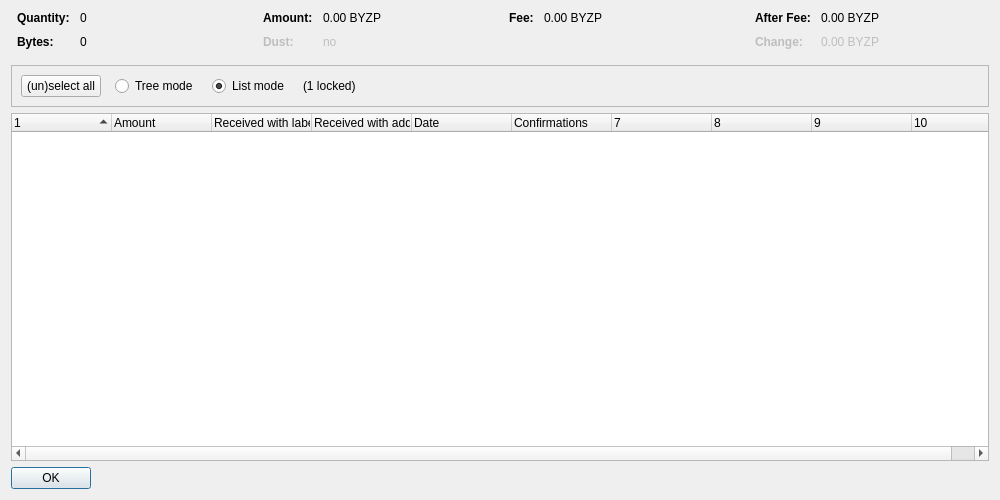
<?xml version="1.0" encoding="UTF-8"?>
<ui version="4.0">
 <class>CoinControlDialog</class>
 <widget class="QDialog" name="CoinControlDialog">
  <property name="geometry">
   <rect>
    <x>0</x>
    <y>0</y>
    <width>1000</width>
    <height>500</height>
   </rect>
  </property>
  <property name="windowTitle">
   <string>Coin Selection</string>
  </property>
  <layout class="QVBoxLayout" name="verticalLayout">
   <item>
    <layout class="QHBoxLayout" name="horizontalLayoutTop" stretch="0,0,0,0">
     <property name="topMargin">
      <number>0</number>
     </property>
     <property name="bottomMargin">
      <number>10</number>
     </property>
     <item>
      <layout class="QFormLayout" name="formLayoutCoinControl1">
       <property name="horizontalSpacing">
        <number>10</number>
       </property>
       <property name="verticalSpacing">
        <number>10</number>
       </property>
       <property name="leftMargin">
        <number>6</number>
       </property>
       <property name="rightMargin">
        <number>6</number>
       </property>
       <item row="0" column="0">
        <widget class="QLabel" name="labelCoinControlQuantityText">
         <property name="font">
          <font>
           <weight>75</weight>
           <bold>true</bold>
          </font>
         </property>
         <property name="text">
          <string>Quantity:</string>
         </property>
        </widget>
       </item>
       <item row="0" column="1">
        <widget class="QLabel" name="labelCoinControlQuantity">
         <property name="cursor">
          <cursorShape>IBeamCursor</cursorShape>
         </property>
         <property name="contextMenuPolicy">
          <enum>Qt::ActionsContextMenu</enum>
         </property>
         <property name="text">
          <string notr="true">0</string>
         </property>
         <property name="textInteractionFlags">
          <set>Qt::LinksAccessibleByMouse|Qt::TextSelectableByKeyboard|Qt::TextSelectableByMouse</set>
         </property>
        </widget>
       </item>
       <item row="1" column="0">
        <widget class="QLabel" name="labelCoinControlBytesText">
         <property name="font">
          <font>
           <weight>75</weight>
           <bold>true</bold>
          </font>
         </property>
         <property name="text">
          <string>Bytes:</string>
         </property>
        </widget>
       </item>
       <item row="1" column="1">
        <widget class="QLabel" name="labelCoinControlBytes">
         <property name="cursor">
          <cursorShape>IBeamCursor</cursorShape>
         </property>
         <property name="contextMenuPolicy">
          <enum>Qt::ActionsContextMenu</enum>
         </property>
         <property name="text">
          <string notr="true">0</string>
         </property>
         <property name="textInteractionFlags">
          <set>Qt::LinksAccessibleByMouse|Qt::TextSelectableByKeyboard|Qt::TextSelectableByMouse</set>
         </property>
        </widget>
       </item>
      </layout>
     </item>
     <item>
      <layout class="QFormLayout" name="formLayoutCoinControl2">
       <property name="horizontalSpacing">
        <number>10</number>
       </property>
       <property name="verticalSpacing">
        <number>10</number>
       </property>
       <property name="leftMargin">
        <number>6</number>
       </property>
       <property name="rightMargin">
        <number>6</number>
       </property>
       <item row="0" column="0">
        <widget class="QLabel" name="labelCoinControlAmountText">
         <property name="font">
          <font>
           <weight>75</weight>
           <bold>true</bold>
          </font>
         </property>
         <property name="text">
          <string>Amount:</string>
         </property>
        </widget>
       </item>
       <item row="0" column="1">
        <widget class="QLabel" name="labelCoinControlAmount">
         <property name="cursor">
          <cursorShape>IBeamCursor</cursorShape>
         </property>
         <property name="contextMenuPolicy">
          <enum>Qt::ActionsContextMenu</enum>
         </property>
         <property name="text">
          <string notr="true">0.00 BYZP</string>
         </property>
         <property name="textInteractionFlags">
          <set>Qt::LinksAccessibleByMouse|Qt::TextSelectableByKeyboard|Qt::TextSelectableByMouse</set>
         </property>
        </widget>
       </item>
       <item row="1" column="0">
        <widget class="QLabel" name="labelCoinControlLowOutputText">
         <property name="enabled">
          <bool>false</bool>
         </property>
         <property name="font">
          <font>
           <weight>75</weight>
           <bold>true</bold>
          </font>
         </property>
         <property name="text">
          <string>Dust:</string>
         </property>
        </widget>
       </item>
       <item row="1" column="1">
        <widget class="QLabel" name="labelCoinControlLowOutput">
         <property name="enabled">
          <bool>false</bool>
         </property>
         <property name="cursor">
          <cursorShape>IBeamCursor</cursorShape>
         </property>
         <property name="contextMenuPolicy">
          <enum>Qt::ActionsContextMenu</enum>
         </property>
         <property name="text">
          <string notr="true">no</string>
         </property>
         <property name="textInteractionFlags">
          <set>Qt::LinksAccessibleByMouse|Qt::TextSelectableByKeyboard|Qt::TextSelectableByMouse</set>
         </property>
        </widget>
       </item>
      </layout>
     </item>
     <item>
      <layout class="QFormLayout" name="formLayoutCoinControl3">
       <property name="horizontalSpacing">
        <number>10</number>
       </property>
       <property name="verticalSpacing">
        <number>10</number>
       </property>
       <property name="leftMargin">
        <number>6</number>
       </property>
       <property name="rightMargin">
        <number>6</number>
       </property>
       <item row="0" column="0">
        <widget class="QLabel" name="labelCoinControlFeeText">
         <property name="font">
          <font>
           <weight>75</weight>
           <bold>true</bold>
          </font>
         </property>
         <property name="text">
          <string>Fee:</string>
         </property>
        </widget>
       </item>
       <item row="0" column="1">
        <widget class="QLabel" name="labelCoinControlFee">
         <property name="cursor">
          <cursorShape>IBeamCursor</cursorShape>
         </property>
         <property name="contextMenuPolicy">
          <enum>Qt::ActionsContextMenu</enum>
         </property>
         <property name="text">
          <string notr="true">0.00 BYZP</string>
         </property>
         <property name="textInteractionFlags">
          <set>Qt::LinksAccessibleByMouse|Qt::TextSelectableByKeyboard|Qt::TextSelectableByMouse</set>
         </property>
        </widget>
       </item>
      </layout>
     </item>
     <item>
      <layout class="QFormLayout" name="formLayoutCoinControl4">
       <property name="horizontalSpacing">
        <number>10</number>
       </property>
       <property name="verticalSpacing">
        <number>10</number>
       </property>
       <property name="leftMargin">
        <number>6</number>
       </property>
       <property name="rightMargin">
        <number>6</number>
       </property>
       <item row="0" column="0">
        <widget class="QLabel" name="labelCoinControlAfterFeeText">
         <property name="font">
          <font>
           <weight>75</weight>
           <bold>true</bold>
          </font>
         </property>
         <property name="text">
          <string>After Fee:</string>
         </property>
        </widget>
       </item>
       <item row="0" column="1">
        <widget class="QLabel" name="labelCoinControlAfterFee">
         <property name="cursor">
          <cursorShape>IBeamCursor</cursorShape>
         </property>
         <property name="contextMenuPolicy">
          <enum>Qt::ActionsContextMenu</enum>
         </property>
         <property name="text">
          <string notr="true">0.00 BYZP</string>
         </property>
         <property name="textInteractionFlags">
          <set>Qt::LinksAccessibleByMouse|Qt::TextSelectableByKeyboard|Qt::TextSelectableByMouse</set>
         </property>
        </widget>
       </item>
       <item row="1" column="0">
        <widget class="QLabel" name="labelCoinControlChangeText">
         <property name="enabled">
          <bool>false</bool>
         </property>
         <property name="font">
          <font>
           <weight>75</weight>
           <bold>true</bold>
          </font>
         </property>
         <property name="text">
          <string>Change:</string>
         </property>
        </widget>
       </item>
       <item row="1" column="1">
        <widget class="QLabel" name="labelCoinControlChange">
         <property name="enabled">
          <bool>false</bool>
         </property>
         <property name="cursor">
          <cursorShape>IBeamCursor</cursorShape>
         </property>
         <property name="contextMenuPolicy">
          <enum>Qt::ActionsContextMenu</enum>
         </property>
         <property name="text">
          <string notr="true">0.00 BYZP</string>
         </property>
         <property name="textInteractionFlags">
          <set>Qt::LinksAccessibleByMouse|Qt::TextSelectableByKeyboard|Qt::TextSelectableByMouse</set>
         </property>
        </widget>
       </item>
      </layout>
     </item>
    </layout>
   </item>
   <item>
    <widget class="QFrame" name="frame">
     <property name="minimumSize">
      <size>
       <width>0</width>
       <height>40</height>
      </size>
     </property>
     <property name="frameShape">
      <enum>QFrame::StyledPanel</enum>
     </property>
     <property name="frameShadow">
      <enum>QFrame::Sunken</enum>
     </property>
     <layout class="QHBoxLayout" name="horizontalLayout">
      <item>
       <layout class="QHBoxLayout" name="horizontalLayoutPanel" stretch="0,0,0,0,0">
        <property name="spacing">
         <number>14</number>
        </property>
        <item>
         <widget class="QPushButton" name="pushButtonSelectAll">
          <property name="sizePolicy">
           <sizepolicy hsizetype="Maximum" vsizetype="Fixed">
            <horstretch>0</horstretch>
            <verstretch>0</verstretch>
           </sizepolicy>
          </property>
          <property name="text">
           <string>(un)select all</string>
          </property>
          <property name="autoDefault">
           <bool>false</bool>
          </property>
         </widget>
        </item>
        <item>
         <widget class="QRadioButton" name="radioTreeMode">
          <property name="sizePolicy">
           <sizepolicy hsizetype="Maximum" vsizetype="Fixed">
            <horstretch>0</horstretch>
            <verstretch>0</verstretch>
           </sizepolicy>
          </property>
          <property name="text">
           <string>Tree mode</string>
          </property>
         </widget>
        </item>
        <item>
         <widget class="QRadioButton" name="radioListMode">
          <property name="sizePolicy">
           <sizepolicy hsizetype="Maximum" vsizetype="Fixed">
            <horstretch>0</horstretch>
            <verstretch>0</verstretch>
           </sizepolicy>
          </property>
          <property name="text">
           <string>List mode</string>
          </property>
          <property name="checked">
           <bool>true</bool>
          </property>
         </widget>
        </item>
        <item>
         <widget class="QLabel" name="labelLocked">
          <property name="text">
           <string notr="true">(1 locked)</string>
          </property>
         </widget>
        </item>
        <item>
         <spacer name="horizontalSpacer">
          <property name="orientation">
           <enum>Qt::Horizontal</enum>
          </property>
          <property name="sizeHint" stdset="0">
           <size>
            <width>40</width>
            <height>20</height>
           </size>
          </property>
         </spacer>
        </item>
       </layout>
      </item>
     </layout>
    </widget>
   </item>
   <item>
    <widget class="CoinControlTreeWidget" name="treeWidget">
     <property name="contextMenuPolicy">
      <enum>Qt::CustomContextMenu</enum>
     </property>
     <property name="sortingEnabled">
      <bool>false</bool>
     </property>
     <property name="columnCount">
      <number>10</number>
     </property>
     <attribute name="headerShowSortIndicator" stdset="0">
      <bool>true</bool>
     </attribute>
     <attribute name="headerStretchLastSection">
      <bool>false</bool>
     </attribute>
     <column>
      <property name="text">
       <string/>
      </property>
     </column>
     <column>
      <property name="text">
       <string>Amount</string>
      </property>
     </column>
     <column>
      <property name="text">
       <string>Received with label</string>
      </property>
     </column>
     <column>
      <property name="text">
       <string>Received with address</string>
      </property>
     </column>
     <column>
      <property name="text">
       <string>Date</string>
      </property>
     </column>
     <column>
      <property name="text">
       <string>Confirmations</string>
      </property>
      <property name="toolTip">
       <string>Confirmed</string>
      </property>
     </column>
     <column>
      <property name="text">
       <string/>
      </property>
     </column>
     <column>
      <property name="text">
       <string/>
      </property>
     </column>
     <column>
      <property name="text">
       <string/>
      </property>
     </column>
     <column>
      <property name="text">
       <string/>
      </property>
     </column>
    </widget>
   </item>
   <item>
    <widget class="QDialogButtonBox" name="buttonBox">
     <property name="sizePolicy">
      <sizepolicy hsizetype="Maximum" vsizetype="Fixed">
       <horstretch>0</horstretch>
       <verstretch>0</verstretch>
      </sizepolicy>
     </property>
     <property name="orientation">
      <enum>Qt::Horizontal</enum>
     </property>
     <property name="standardButtons">
      <set>QDialogButtonBox::Ok</set>
     </property>
    </widget>
   </item>
  </layout>
 </widget>
 <customwidgets>
  <customwidget>
   <class>CoinControlTreeWidget</class>
   <extends>QTreeWidget</extends>
   <header>qt/coincontroltreewidget.h</header>
  </customwidget>
 </customwidgets>
 <resources/>
 <connections/>
</ui>
